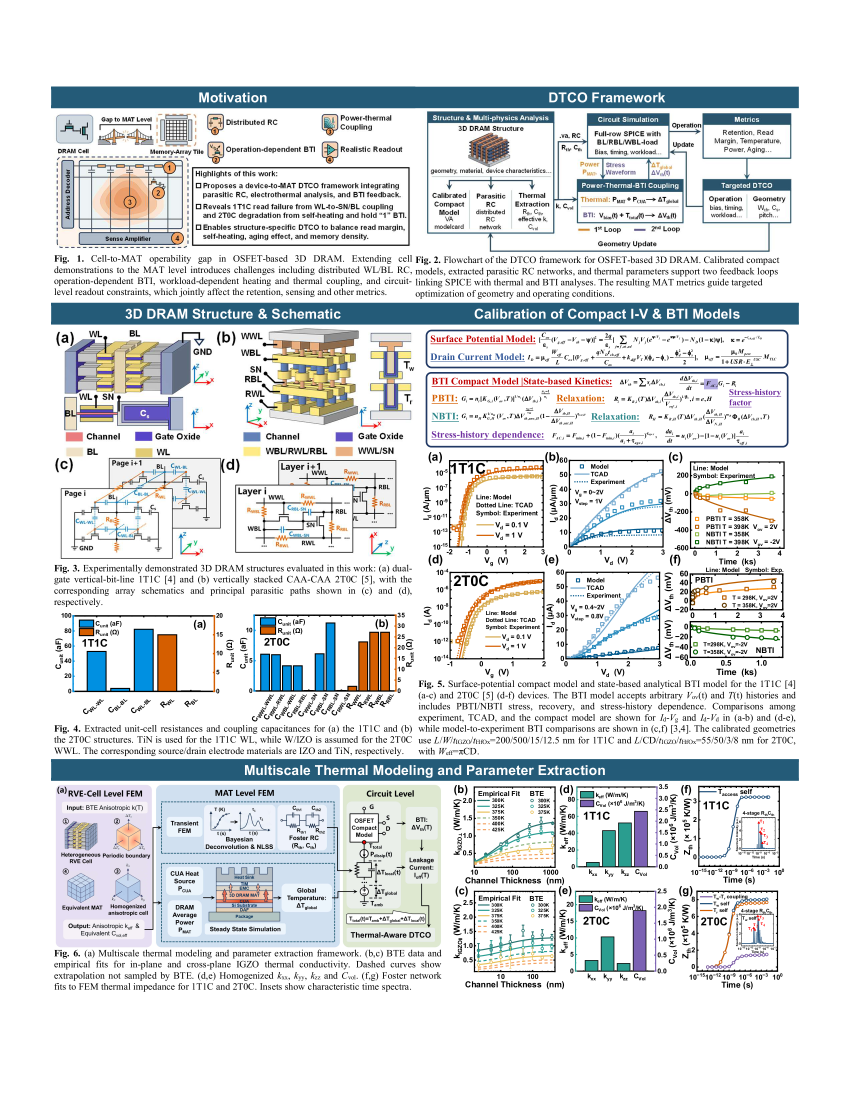
#> input picture experiments/spice_2t0c_v1/data/page3-3.png, 2550 x 3300 px, found by its file name (shown at 1/3 size)
$ python _crop_fig5_precise.py
#> lines starting #> are read from the running program, lines starting #| are printed output that depends on the picture
"""Precise crop of Fig 5(d) and 5(e) using the band1 image as reference."""
from PIL import Image
import os
p3 = r'E:\BaiduSyncdisk\study\PAPER\DAC 2026\MATspice\experiments\spice_2t0c_v1\data\page3-3.png'
out = r'E:\BaiduSyncdisk\study\PAPER\DAC 2026\MATspice\experiments\spice_2t0c_v1\data'
im = Image.open(p3)
#> im is the input picture: PIL image 2550x3300 RGB; mean R, G, B 220.3, 223.6, 225.2
W, H = im.size
#> W = 2550; H = 3300

# Based on the band1 inspection, Fig 5(d) is around y=1200..1900, right column.
# Within band1 image (1100..2200 in page coords), Fig 5(d) is around the
# upper-right subfigure. Let me look at specific crops.
# Try a wider crop covering the full right column of the figure region.
crops = {
    'fig5d_precise.png':  (1370, 1100, 2450, 1660),
    'fig5e_precise.png':  (1370, 1660, 2450, 2200),
    'fig5d_extra.png':    (1330, 1100, 2480, 1680),
    'fig5e_extra.png':    (1330, 1660, 2480, 2200),
}
for name, box in crops.items():
    im.crop(box).save(os.path.join(out, name))
    print('saved', name, box, (box[2]-box[0], box[3]-box[1]))
#> this loop made 4 passes
#> pass 1, `im.crop(box).save(os.path.join(out, name))`:
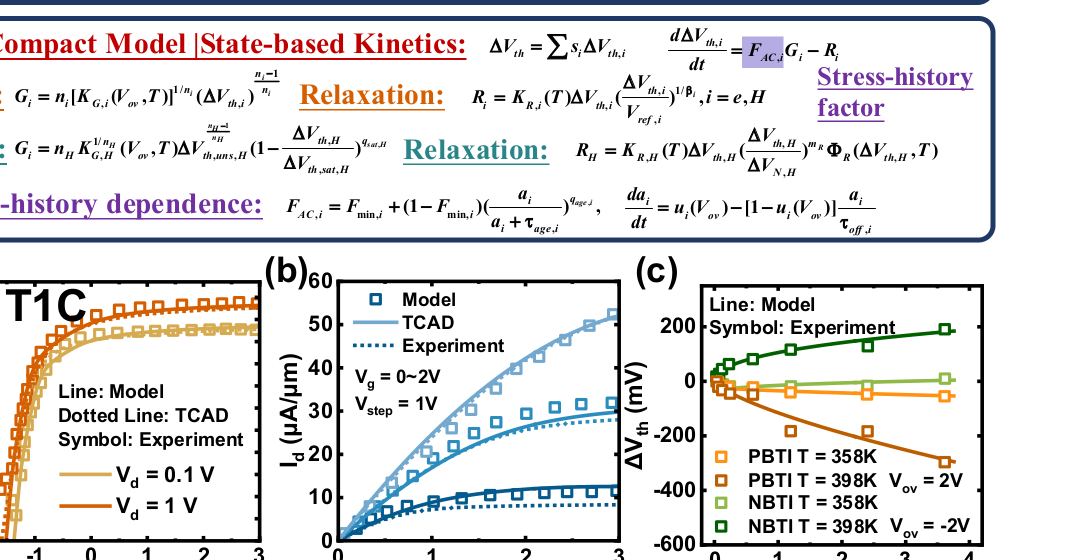
#> saved as fig5d_precise.png: PIL image 1080x560 RGB; mean R, G, B 227.7, 226.3, 226.6
#> pass 2, `im.crop(box).save(os.path.join(out, name))`:
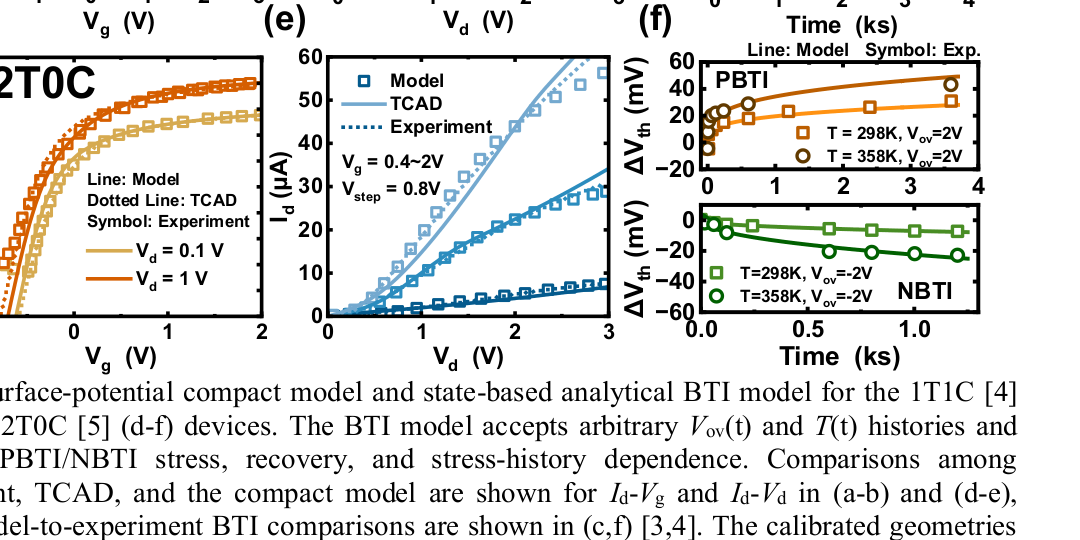
#> saved as fig5e_precise.png: PIL image 1080x540 RGB; mean R, G, B 224.6, 224.5, 222.8
